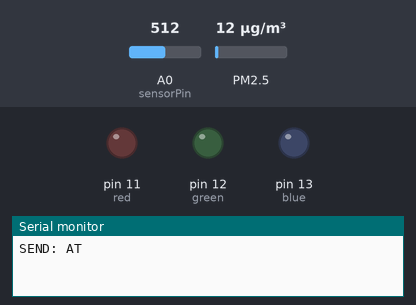
Bench run of a sketch on a simulated Arduino Uno, built with avr-gcc and run on an emulated ATmega328P. On the bench: output pins drawn as LEDs (lit = HIGH), the last lines printed to the serial monitor. Wiring (inferred from the names in the program): dust sensor: data pin 8. The inputs (shaded band) are chosen by the test bench; at power-on: A0 (sensorPin) = 512, PM2.5 12 µg/m³. The modem accepts every AT command (registered, SIM ready, sends succeed) and sends nothing else; pins used as bus, display or sensor lines are not drawn.

Above: at 0.1 s.
At 37.1 s:
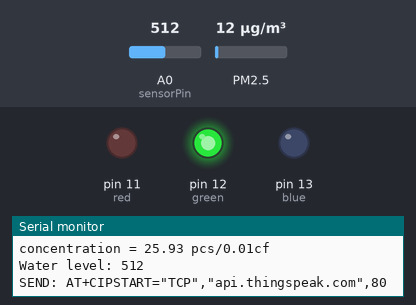
Timing chart, 0 to 38.6 s (numbered marks = the images above):
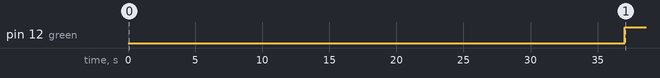

Measured:
- by itself, pin 12 (green): LOW → HIGH at 37.0 s

The sketch:

WIFI.ino
```cpp
#include <SoftwareSerial.h>
#define WiFi_TX 2
#define WiFi_RX 3
int red = 11;
int green = 12;
int blue = 13;
SoftwareSerial WiFi_Serial(WiFi_TX, WiFi_RX);

#define SSID "LAPTOP-38QQ92E4 0218"
#define PASS "31Q66k4/"

#define IP "api.thingspeak.com"

#define sensorPower 7
#define sensorPin A0

int val = 0;

String GET = "GET /update?key=5J14GFCRCJWMAADE";

int pin = 8;
unsigned long duration;
unsigned long starttime;
unsigned long sampletime_ms = 30000; //sample 30s
unsigned long lowpulseoccupancy = 0;
float ratio = 0;
float concentration = 0;

void setup(){
  Serial.begin(9600);
  pinMode(8, INPUT);
  pinMode(red, OUTPUT);
  pinMode(green, OUTPUT);
  pinMode(blue, OUTPUT);
  starttime = millis();
  pinMode(sensorPower, OUTPUT);
  digitalWrite(sensorPower, LOW);
  WiFi_Serial.begin(115200);
  WiFi_Send("AT");
  delay(1000);
  if(WiFi_Serial.find("OK")){
    Serial.println("RECEIVED:OK");
    WiFi_Send("AT+CIPMUX=0");
    delay(1000);
    if(WiFi_Serial.find("OK")){
      Serial.println("RECEIVED: OK");
    }

    while(!connectWiFi());
  }
  else{
    Serial.println("NO RESPONSE!");
  }
}

boolean connectWiFi(){
  WiFi_Serial.println("AT+CWMODE=1");
  delay(1000);
  String cmd="AT+CWJAP=\"";
  cmd += SSID;
  cmd += "\",\"";
  cmd += PASS;
  cmd += "\"";
  WiFi_Send(cmd);
  delay(1000);
  if(WiFi_Serial.find("OK")){
    Serial.println("RECEIVED: OK");
    return true;
  }
  else{
    Serial.println("RECEIVED: Error");
    return false;
  }
}

void loop() {
  double Hum = 66;
  double Temp = 20.5;
  duration = pulseIn(pin, LOW);
  lowpulseoccupancy = lowpulseoccupancy + duration;
  if((millis()-starttime) >= sampletime_ms){
    ratio = lowpulseoccupancy/(sampletime_ms*10.0);
    concentration = 1.1*pow(ratio,3)-3.8*pow(ratio, 2) + 520*ratio + 0.62;
    Serial.print("concentration = ");
    Serial.print(concentration);
    Serial.println(" pcs/0.01cf");
    Serial.println("\n");
    if(concentration < 500){
      analogWrite(red,0);
      analogWrite(green,255);
      analogWrite(blue,0);
    }else if(concentration >= 500 && concentration < 1000){
      analogWrite(red,0);
      analogWrite(green,0);
      analogWrite(blue,255);
    }else{
      analogWrite(red,255);
      analogWrite(green,0);
      analogWrite(blue,0);
    }
    lowpulseoccupancy = 0;
    starttime = millis();
  }
  int level = readSensor();
  Serial.print("Water level: ");
  Serial.println(level);

  String CC, LL;
  CC = String(concentration);
  LL = String(level);
  updateDHT11(CC, LL);
  delay(5000);
}

int readSensor(){
  digitalWrite(sensorPower, HIGH);
  delay(10);
  val = analogRead(sensorPin);
  digitalWrite(sensorPower, LOW);
  return val;
}

void updateDHT11(String T, String H){
  String cmd = "AT+CIPSTART=\"TCP\",\""; //建立TCP連線
  cmd += IP;
  cmd += "\",80";
  WiFi_Send(cmd);
  delay(1000);
  if(WiFi_Serial.find("ERROR")){
    Serial.println("RECEIVED: TCP Connect Error");
    return;
  }
  cmd = GET + "&field1=" + T + "&field2=" + H +"\r\n";
  WiFi_Serial.print("AT+CIPSEND="); //傳送資料的指令
  WiFi_Serial.println(cmd.length()); //資料的長
  if(WiFi_Serial.find(">")){      //確定WiFi模組有接收到指令
    Serial.print(">");
    Serial.print(cmd);
    WiFi_Serial.print(cmd);      //傳送資料
    delay(1000);
    if(WiFi_Serial.find("OK")){
      Serial.println("RECEIVED: SEND OK");
    }
    else{
      Serial.println( "RECEIVED: SEND Error_2" );
    }
  }
  else{
    Serial.println( "RECEIVED: SEND Error" );
  }
}
void WiFi_Send(String cmd){
  Serial.print("SEND: ");
  WiFi_Serial.println(cmd);
  Serial.println(cmd);
}
```
